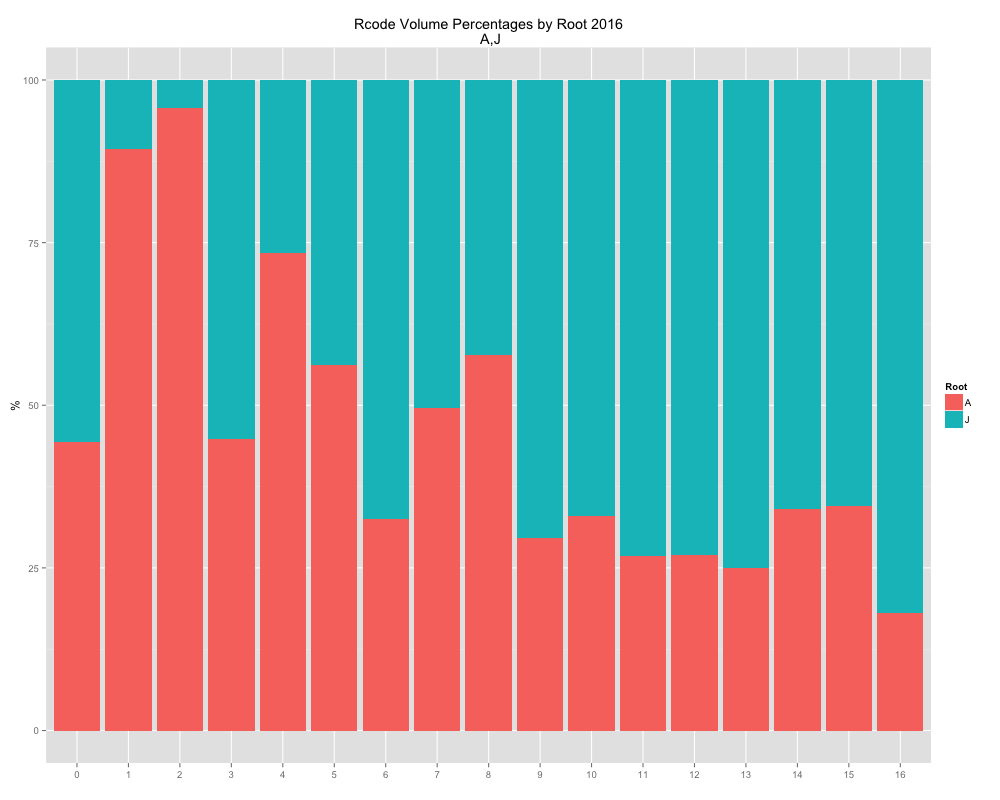

Source code (R):
#!/usr/bin/env Rscript --vanilla
##  The file is part of the RSSAC002 Graphing API.
##
##  The RSSAC002 Graphing API is free software: you can redistribute it and/or modify
##  it under the terms of the GNU General Public License as published by
##  the Free Software Foundation, either version 3 of the License, or
##  (at your option) any later version.
##
##  The RSSAC002 Graphing API is distributed in the hope that it will be useful,
##  but WITHOUT ANY WARRANTY; without even the implied warranty of
##  MERCHANTABILITY or FITNESS FOR A PARTICULAR PURPOSE. See the
##  GNU General Public License for more details.
##
##  You should have received a copy of the GNU General Public License
##  along with this program. If not, see <http://www.gnu.org/licenses/>.
##
##  Copyright (C) 2016, Andrew McConachie, <[email redacted]>
options(warn=1)
source('../rssac002.R') ## Include our RSSAC002 API
library(ggplot2) ## Our graphing library
library(reshape2)

letters <- list('A', 'J')
startDate <- '2016-01-01'
endDate <- '2017-01-01'

codes <- as.list(as.character(seq(0, 16)))

## Init some vars
lets <- list()
lets[['agg']] <- list()
for(ll in codes){
    lets[['agg']][[ll]] <- 0
}

## Get values
for(let in letters){
    lets[[let]] <- list()
    for(ii in 1:length(codes)){
        lets[[let]][[codes[[ii]]]] <- sum(metricsByDate('..', let, startDate, endDate, c('rcode-volume', codes[[ii]])), na.rm=TRUE)
        lets[['agg']][[codes[[ii]]]] <- lets[['agg']][[codes[[ii]]]] + lets[[let]][[codes[[ii]]]]
    }
}

## Compute percents
for(let in letters){
    for(ii in 1:length(codes)){
        lets[[let]][[codes[[ii]]]] <- round(lets[[let]][[codes[[ii]]]] / lets[['agg']][[codes[[ii]]]] * 100, digits=2)
    }
}

## Draw stuff
rcodes <- melt(data.frame(labels=names(lets[['A']]), A=unlist(lets[['A']]), J=unlist(lets[['J']])), id='labels', variable.name='Root')

png(filename='ex13.png', width=1000, height=800)
ggplot(rcodes, aes(x=labels, y=value, fill=Root)) +
    labs(title = 'Rcode Volume Percentages by Root 2016\n ' %.% paste(letters, collapse=','), x="", y="%") +
        geom_bar(stat='identity', position='stack') + scale_x_discrete(limits=unlist(codes))

